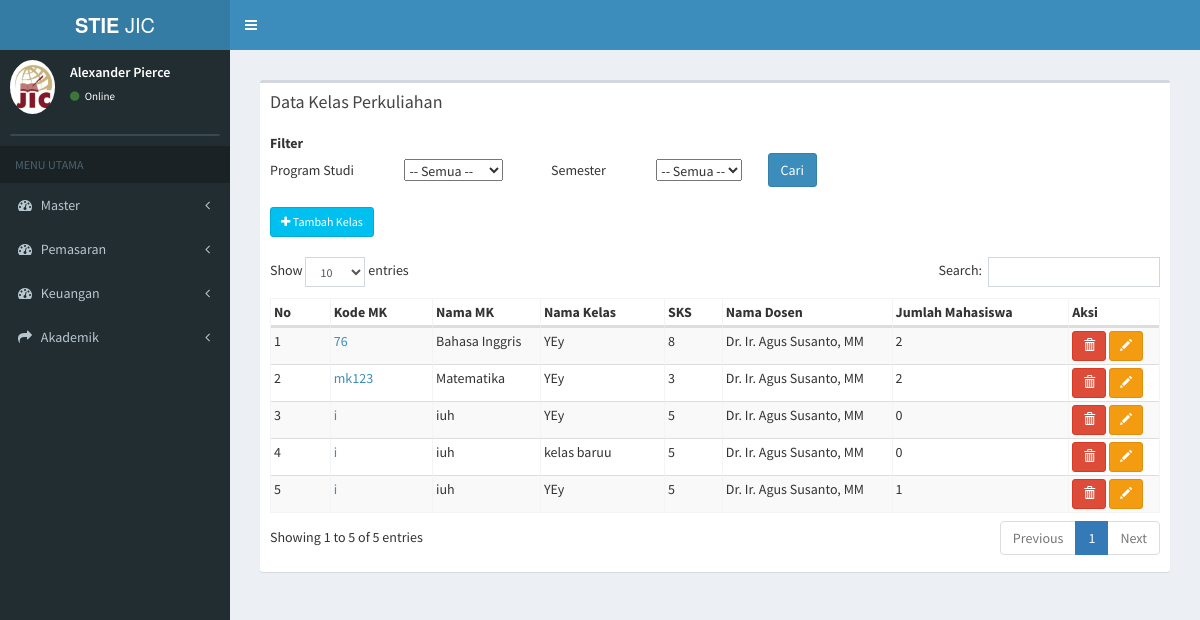
/index.php/kelas_perkuliahan, run on an earlier commit of the app's database.
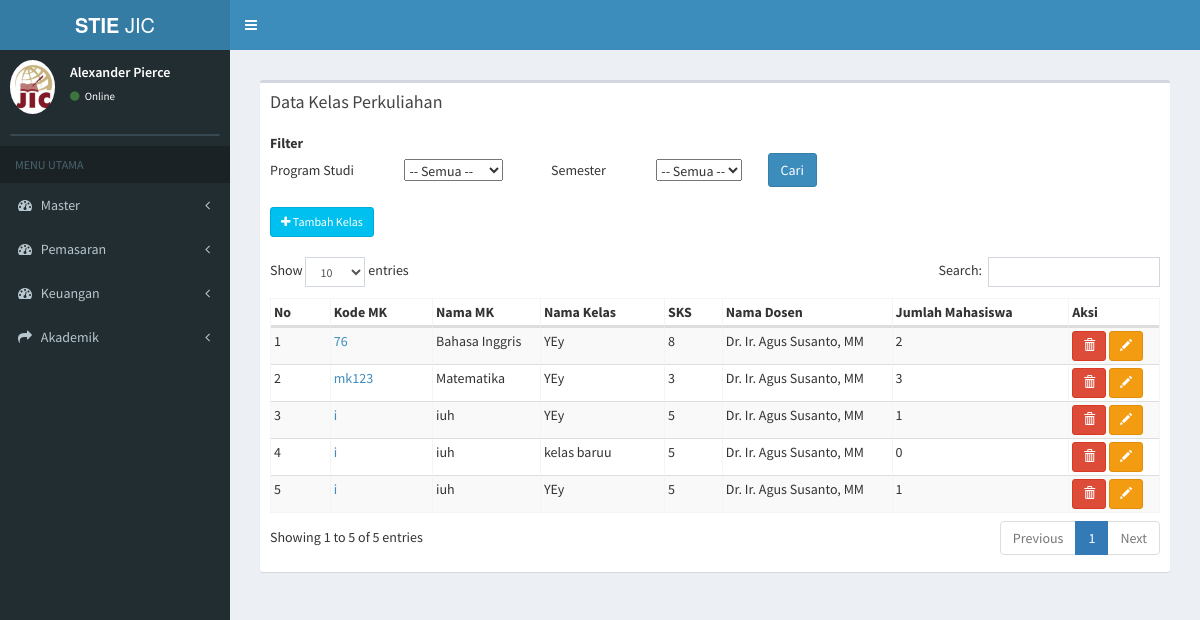
And on a later commit of the database.
### tables this page shows
CREATE TABLE `tb_kp` (
  `id_kp` varchar(11) NOT NULL,
  `nama_kelas` varchar(50) NOT NULL,
  `id_prodi` varchar(7) NOT NULL,
  `id_periode` varchar(5) NOT NULL,
  `kode_matkul` varchar(12) NOT NULL,
  `bahasan` text NOT NULL,
  `tgl_mulai` date NOT NULL,
  `tgl_akhir` date NOT NULL,
  `id_dosen` varchar(20) NOT NULL
);

CREATE TABLE `tb_total_mhs` (
  `id_kp` varchar(20) NOT NULL,
  `total_mhs` int(11) NOT NULL
);

CREATE TABLE `tb_matkul` (
  `kode_matkul` varchar(50) NOT NULL,
  `nama_matkul` varchar(100) NOT NULL,
  `id_prodi` varchar(10) NOT NULL,
  `jenis_matkul` varchar(20) NOT NULL,
  `bobot_matkul` int(11) NOT NULL,
  `bobot_praktikum` int(11) NOT NULL,
  `bobot_tatap_muka` int(11) NOT NULL,
  `bobot_praktik_lapangan` int(11) NOT NULL,
  `bobot_simulasi` int(11) NOT NULL,
  `metode_pembelajaran` varchar(100) NOT NULL,
  `tanggal_mulai` date NOT NULL,
  `tanggal_akhir` date NOT NULL
);

CREATE TABLE `tb_dosen` (
  `id_dosen` int(11) NOT NULL,
  `nama_dosen` varchar(255) NOT NULL,
  `kode_dosen` varchar(255) NOT NULL,
  `no_hp` varchar(250) NOT NULL,
  `keterangan` text NOT NULL
);

### application/controllers/kelas_perkuliahan.php (called while the page is built, shortened)
<?php
class Kelas_perkuliahan extends CI_Controller {
	public function __construct()
	{
		$this->load->model('kelas_perkuliahan_model');
		$this->load->model('daftar_ulang_model');
		$this->load->model('finance_model');
	}
	public function index(){
				$data['getProdi'] = $this->daftar_ulang_model->getProdi();
				$data['getPeriode'] = $this->daftar_ulang_model->getPeriode();
				$data['kp'] = $this->kelas_perkuliahan_model->data_kp();
				$data['main_view'] = 'Kelas_perkuliahan/kelas_perkuliahan_view';
				$this->load->view('template', $data);
	}
}

### index.php (called while the page is built, shortened)
<?php
require_once BASEPATH.'core/CodeIgniter.php';

### application/models/kelas_perkuliahan_model.php (called while the page is built, shortened)
<?php
class Kelas_perkuliahan_model extends CI_Model {
	public function data_kp(){
		$this->db->select('*');
		 $this->db->from('tb_kp');
		 $this->db->join('tb_prodi','tb_prodi.id_prodi=tb_kp.id_prodi');
     $this->db->join('tb_periode','tb_periode.id_periode=tb_kp.id_periode');
     $this->db->join('tb_matkul','tb_matkul.kode_matkul=tb_kp.kode_matkul');
     $this->db->join('tb_dosen','tb_dosen.id_dosen=tb_kp.id_dosen');
     $this->db->join('tb_total_mhs','tb_total_mhs.id_kp=tb_kp.id_kp');
		 $query = $this->db->get();
		 return $query->result();
	}
}

### application/views/Kelas_perkuliahan/kelas_perkuliahan_view.php (the view, shortened to what this page needs)
    <section class="content">
      <div class="row">
        <div class="col-xs-12">
          <div class="box">
            <div class="box-header">
              <h3 class="box-title">Data Kelas Perkuliahan</h3>
            </div>
            <div class="box-body">
              <table class="">
                <tbody>
                  <form method="get" action="<?php echo base_url("kelas_perkuliahan/filter_kp/")?>">
                  <tr>
                    <th>Filter</th>
                  </tr>
                  <tr>
                    <td>Program Studi</td>
                    <td>&nbsp;&nbsp;&nbsp;&nbsp;&nbsp;&nbsp;&nbsp;&nbsp;&nbsp;&nbsp;&nbsp;&nbsp;&nbsp;&nbsp;&nbsp;&nbsp;&nbsp;
                      <select name="id_prodi" onchange="return get_prodi_periode2(this.value)">
                        <option value="">-- Semua --</option>
                      </select>
                    </td>
                    <td>&nbsp;&nbsp;&nbsp;&nbsp;&nbsp;&nbsp;&nbsp;&nbsp;&nbsp;&nbsp;&nbsp;&nbsp;&nbsp;&nbsp;&nbsp;&nbsp;&nbsp;Semester</td>
                    <td>&nbsp;&nbsp;&nbsp;&nbsp;&nbsp;&nbsp;&nbsp;&nbsp;&nbsp;&nbsp;&nbsp;&nbsp;&nbsp;&nbsp;&nbsp;&nbsp;&nbsp;
                      <select name="id_periode" id="id_periode2">
                        <option value="">-- Semua --</option>
                      </select>
                    </td>
                    <td>
                      &nbsp;&nbsp;&nbsp;&nbsp;&nbsp;&nbsp;&nbsp;&nbsp;&nbsp;<input type="submit" class="btn btn-primary" value="Cari">
                    </td>
                  </tr>
                </tbody>
              </table>
               <br>
              <table id="example3" class="table2 table-bordered table-striped">
                <a class="btn btn-info btn-sm" href="<?php echo base_url(); ?>kelas_perkuliahan/page_tambah"><i class="fa fa-plus"></i> Tambah Kelas</a> <br> <br>
                <thead>
                <tr>
                  <th>No</th>
                  <th>Kode MK</th>
                  <th>Nama MK</th>
                  <th>Nama Kelas</th>
                  <th style="width: 15px;">SKS</th>
                  <th>Nama Dosen</th>
                  <th>Jumlah Mahasiswa</th>
                  <th>Aksi</th>
                </tr>
                </thead>
                <tbody>
                <?php
                $no = 0;
                 $alert = "'Apakah anda yakin menghapus data ini ?'";
                foreach ($kp as $data) {
                  echo '
                <tr>
                  <td>'.++$no.'</td>
                  <td><a href="'.base_url('kelas_perkuliahan/detail_kelas/'.$data->id_kp).'">'.$data->kode_matkul.'</a></td>
                  <td>'.$data->nama_matkul.'</td>
                  <td>'.$data->nama_kelas.'</td>
                  <td>'.$data->bobot_matkul.'</td>
                  <td>'.$data->nama_dosen.'</td>
                  <td>'.$data->total_mhs.'</td>
                  <td>
                        <a href="'.base_url('kelas_perkuliahan/hapus_kp/'.$data->id_kp).'" class="btn btn-danger  btn-sm" onclick="return confirm('.$alert.')"><i class="glyphicon glyphicon-trash"></i><span class="tooltiptext">Hapus Kelas</span></a>
                         <a href="'.base_url('kelas_perkuliahan/detail_kp/'.$data->id_kp).'" class="btn btn-warning  btn-sm"><i class="glyphicon glyphicon-pencil"></i><span class="tooltiptext">Edit Kelas </span></a>
                  </td>
                  </tr>
                ' ;
              }
              ?>
                </tbody>
              </table>
            </div>
          </div>
        </div>
      </div>
    </section>
<link rel="stylesheet" href="//code.jquery.com/ui/1.12.0/themes/smoothness/jquery-ui.css">

What changed in the data, as far as the page shows it:
changed through a linked row, tb_kp "mk123": tb_total_mhs.total_mhs "2" → "3"
changed through a linked row, tb_kp (number 3 of 5 on the later page): tb_total_mhs.total_mhs "0" → "1"
